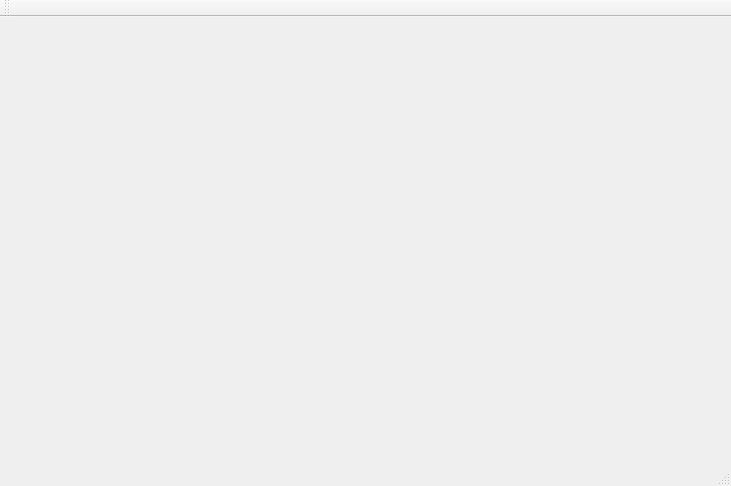
<?xml version="1.0" encoding="UTF-8"?>
<ui version="4.0">
 <class>picture</class>
 <widget class="QMainWindow" name="picture">
  <property name="geometry">
   <rect>
    <x>0</x>
    <y>0</y>
    <width>731</width>
    <height>486</height>
   </rect>
  </property>
  <property name="windowTitle">
   <string>picture</string>
  </property>
  <widget class="QWidget" name="centralWidget">
   <widget class="QLabel" name="label">
    <property name="geometry">
     <rect>
      <x>50</x>
      <y>40</y>
      <width>631</width>
      <height>371</height>
     </rect>
    </property>
    <property name="text">
     <string/>
    </property>
    <property name="pixmap">
     <pixmap resource="picture2.qrc">:/picture2/程序员进阶.jpg</pixmap>
    </property>
   </widget>
  </widget>
  <widget class="QMenuBar" name="menuBar">
   <property name="geometry">
    <rect>
     <x>0</x>
     <y>0</y>
     <width>731</width>
     <height>21</height>
    </rect>
   </property>
  </widget>
  <widget class="QToolBar" name="mainToolBar">
   <attribute name="toolBarArea">
    <enum>TopToolBarArea</enum>
   </attribute>
   <attribute name="toolBarBreak">
    <bool>false</bool>
   </attribute>
  </widget>
  <widget class="QStatusBar" name="statusBar"/>
 </widget>
 <layoutdefault spacing="6" margin="11"/>
 <resources>
  <include location="picture2.qrc"/>
 </resources>
 <connections/>
</ui>
